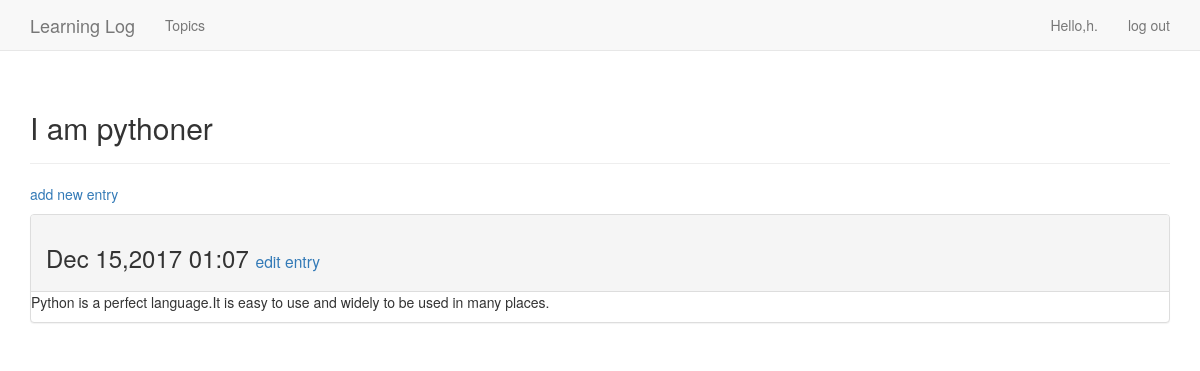
Screenshot of /topics/5/ (signed in) with the database file from the repository.
### learning_app/models.py (models this page shows, shortened)
class Topic(models.Model):
    text = models.CharField(max_length=200)
    date_added = models.DateTimeField(auto_now_add=True)
    owner = models.ForeignKey(User,on_delete=models.CASCADE)
    def __str__(self):
        return self.text

class Entry(models.Model):
    topic = models.ForeignKey(Topic,on_delete=models.CASCADE)
    text = models.TextField()
    print('到这里了')
    date_added = models.DateTimeField(auto_now_add=True)
    class Meta:
        verbose_name_plural = "entries"

### learning_app/views.py (the view)
# urls.py: url(r'^topics/(?P<topic_id>\d+)/$',views.topic,name='topic'),
@login_required
def topic(request,topic_id):
    topic = Topic.objects.get(id=topic_id)
    if topic.owner != request.user:
        raise Http404
    entries = topic.entry_set.order_by('-date_added')
    context = {'topic':topic,'entries':entries}
    return  render(request,'learning_app/topic.html',context)

### learning_app/templates/learning_app/topic.html
{% extends 'learning_app/base.html' %}
{% block header %}
    <h2>{{ topic }}</h2>
{% endblock header %}
{% block content %}
    <p>
        <a href="{% url 'learning_app:new_entry' topic.id %}">add new entry</a>
    </p>
    {% for entry in entries %}
        <div class="panel panel-default">
            <div class="panel-heading">
                <h3>
                    {{ entry.date_added|date:'M d,Y H:i' }}
                    <small>
                        <a href="{% url 'learning_app:edit_entry' entry.id %}">edit entry</a>
                    </small>
                </h3>
            </div>
            <div class="pannel-body">
                {{  entry.text|linebreaks }}
            </div>
        </div>
    {% empty %}
        There are no entries for this yet.
    {% endfor %}
{% endblock content %}

### learning_app/templates/learning_app/base.html (shortened to what this page needs)
{% load bootstrap3 %}
<!DOCTYPE html>
<html lang="en">
    <head>
         {% bootstrap_css %}
    </head>
    <body>
      <nav class="navbar navbar-default navbar-static-top">
          <div class="container">
              <div class="navbar-header">
                  <a class="navbar-brand" href="{% url 'learning_app:index' %}">Learning Log</a>
              </div>
              <div id="navbar" class="navbar-collapse collaspe">
                <ul class="nav navbar-nav">
                  <li><a href="{% url 'learning_app:topics' %}">Topics</a>  </li>
                </ul>
                <ul class="nav navbar-nav navbar-right">
                      {% if user.is_authenticated %}
                        <li><a>Hello,{{ user.username }}.</a></li>
                        <li><a href="{% url 'users_app:logout' %}">log out</a></li>
                      {% else %}
                        <li><a href="{% url 'users_app:register' %}">register</a></li>
                        <li><a href="{% url 'users_app:login' %}">log in</a></li>
                      {% endif %}
                </ul>
              </div>
          </div>
      </nav>
      <div class="container">
          <div class="page-header">
              {% block header %} {% endblock header %}
          </div>
          <div>
              {% block content %} {% endblock content %}
          </div>
      </div>
    </body>
</html>

### rows the page displays
Topic: text "I am pythoner"
Entry: date_added "Dec 15,2017 01:07", text "Python is a perfect language.It is easy to use and widely to be used in many places."

### other values shown
{{ user.username }} "h"
